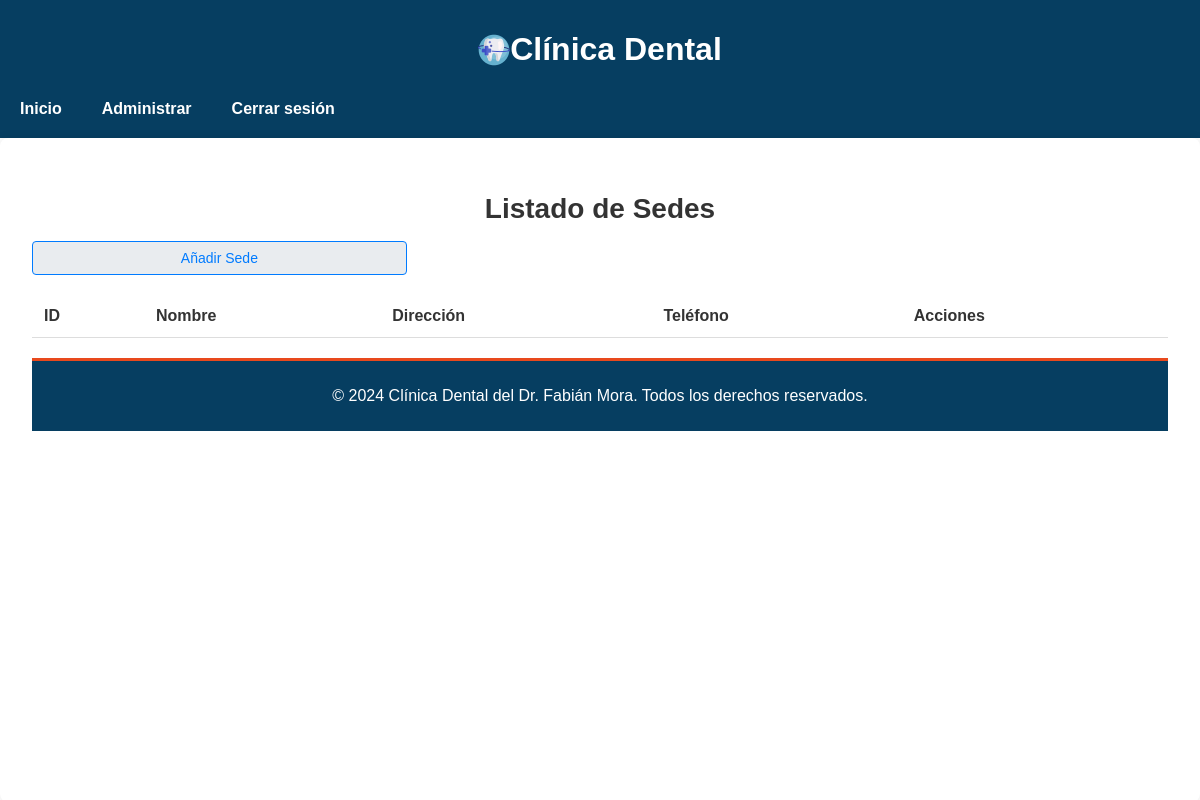
Page /Admin/sedes.php on the earlier database version.
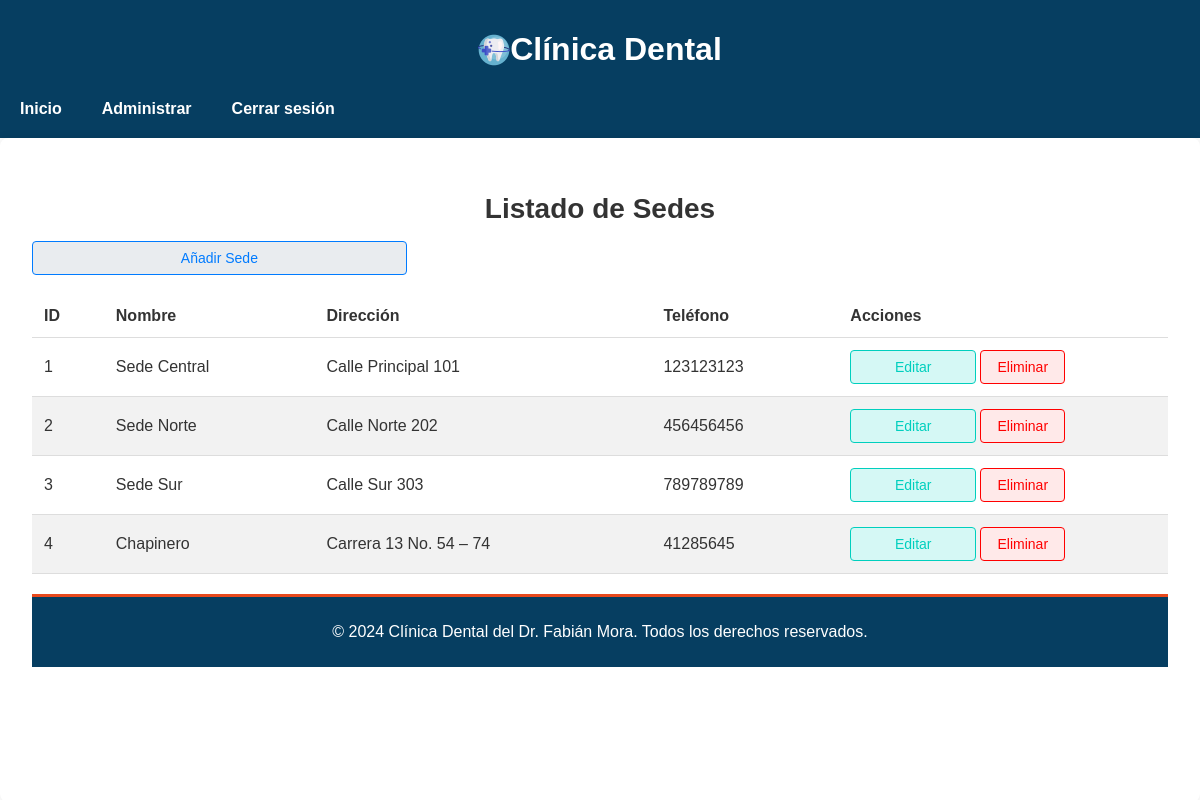
Same page on the later database version.
### tables this page shows
CREATE TABLE `sedes` (
  `id` int(11) NOT NULL,
  `nombre` varchar(100) NOT NULL,
  `direccion` varchar(255) NOT NULL,
  `telefono` varchar(15) DEFAULT NULL
);

### Admin/sedes.php (the view, shortened to what this page needs)
<?php
require '../Conexion/conexion.php';
$stmt = $pdo->query("SELECT * FROM sedes");
$sedes = $stmt->fetchAll(PDO::FETCH_ASSOC);
?>
<!DOCTYPE html>
<html lang="es">
<head>
    <link rel="stylesheet" href="/css/styles.css">
</head>
<body>
<header class="header">
        <div class="container">
            <h1 class="logo">
                <img src="/Imagenes/odontologia.png" alt="Logo de Clínica Dental">
                Clínica Dental
            </h1>
            <nav class="nav">
                <ul class="nav-list">
                    <li class="nav-item">
                        <a href="principalAdmin.php" class="nav-link">Inicio</a>
                    </li>
                    <li class="nav-item dropdown">
                        <a href="#" class="nav-link">Administrar</a>
                    </li>
                    <li class="nav-item">
                        <a href="../logout.php" class="nav-link">Cerrar sesión</a>
                    </li>
                </ul>
            </nav>
        </div>
    </header>
        <div class="container-principal">
            <h2>Listado de Sedes</h2>
            <table class="table">
                <thead>
                    <tr>
                        <th>ID</th>
                        <th>Nombre</th>
                        <th>Dirección</th>
                        <th>Teléfono</th>
                        <th>Acciones</th>
                    </tr>
                </thead>
                <tbody>
                    <?php foreach ($sedes as $sede) : ?>
                        <tr>
                            <td><?php echo htmlspecialchars($sede['id']); ?></td>
                            <td><?php echo htmlspecialchars($sede['nombre']); ?></td>
                            <td><?php echo htmlspecialchars($sede['direccion']); ?></td>
                            <td><?php echo htmlspecialchars($sede['telefono']); ?></td>
                            <td>
                                <a href="editar_sede.php?id=<?php echo htmlspecialchars($sede['id']); ?>" class="btn-editar">Editar</a>
                                <a href="sedes.php?eliminar=<?php echo htmlspecialchars($sede['id']); ?>" class="btn-eliminar" onclick="return confirm('¿Estás seguro de que deseas eliminar esta sede?');">Eliminar</a>
                            </td>
                        </tr>
                    <?php endforeach; ?>
                </tbody>
                <a href="crear_sede.php" class="btn-crear">Añadir Sede</a>
            </table>
</body>
<footer class="footer">
    <div class="container">
        <p>&copy; 2024 Clínica Dental del Dr. Fabián Mora. Todos los derechos reservados.</p>
    </div>
</footer>
</html>

### css/styles.css (style rules this page uses)
body { font-family: 'Arial', sans-serif; margin: 0; padding: 0; }
.header { background: #063e61; color: #fff; padding: 10px 0; justify-content: center; }
.header .logo { display: flex; align-items: center; justify-content: center; }
.header .logo img { max-width: 120px; height: auto; }
.nav { display: flex; justify-content: left; }
.nav .nav-list { list-style: none; padding: 0; margin: 0; text-align: left; display: flex; }
.nav .nav-item { position: relative; }
.nav .nav-link { text-decoration: none; color: #fff; padding: 10px 20px; display: block; font-weight: bold; transition: background 0.3s, color 0.3s; }
body { font-family: 'Arial', sans-serif; color: #333; margin: 0; padding: 0; }
footer { background: #063e61; color: #ffffff; text-align: center; padding: 10px 0; margin-top: 20px; border-top: #e8491d 3px solid; }
.table { width: 100%; height: 100%; border-collapse: collapse; margin-top: 20px; }
.table th, .table td { padding: 12px; text-align: left; border-bottom: 1px solid #ddd; }
.table th { background-color: none; color: #333; font-weight: bold; }
.table tr:nth-child(even) { background-color: #f2f2f2; }
.btn-crear { display: center; padding: 0.5rem 1rem; font-size: 0.875rem; width: 30%; text-align: center; color: #007bff; background-color: #e9ecef; border: 1px solid #007bff; border-radius: 4px; text-decoration: none; transition: background-color 0.3s, color 0.3s; }
.btn-editar { display: inline-block; padding: 0.5rem 1rem; width: 30%; font-size: 0.875rem; text-align: center; color: #00cfbe; background-color: #d5f8f5; border: 1px solid #00cfbe; border-radius: 4px; text-decoration: none; transition: background-color 0.3s, color 0.3s; }
.btn-eliminar { display: inline-block; padding: 0.5rem 1rem; font-size: 0.875rem; color: #ff0000; background-color: #ffe9e9; border: 1px solid #ff0000; border-radius: 4px; text-decoration: none; transition: background-color 0.3s, color 0.3s; }
.container-principal { padding: 2rem; max-width: 1200px; margin: 0 auto; background-color: #ffffff; border-radius: 8px; box-shadow: 0 0 10px rgba(0, 0, 0, 0.1); position: relative; min-height: 600px; display: flex; flex-direction: column; }
h2 { font-size: 1.75rem; color: #333; margin-bottom: 1rem; text-align: center; }

Differences in the rows shown:
added sedes: id "1", nombre "Sede Central", direccion "Calle Principal 101", telefono "123123123"
added sedes: id "2", nombre "Sede Norte", direccion "Calle Norte 202", telefono "456456456"
added sedes: id "3", nombre "Sede Sur", direccion "Calle Sur 303", telefono "789789789"
added sedes: id "4", nombre "Chapinero", direccion "Carrera 13 No. 54 – 74", telefono "41285645"
